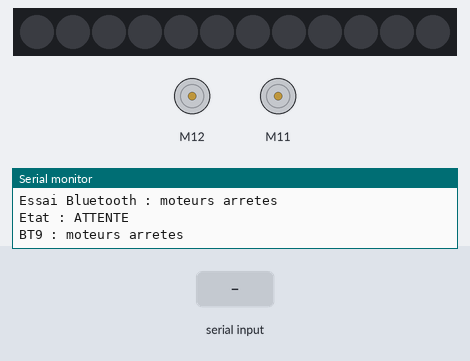
This sketch was run on a simulated Arduino Uno, built with avr-gcc and run on an emulated ATmega328P. Shown: 2 × DC motor (green arrow = forward, orange = backward, longer = faster), 12 RGB LEDs in strip order, left to right, the last lines printed to the serial monitor. Inputs (shaded band) come from the test bench. Dim RGB values are drawn brighter than linear.

Above: at 1.2 s.
1.3 s: "cal\n" received over Serial
At 2.1 s:
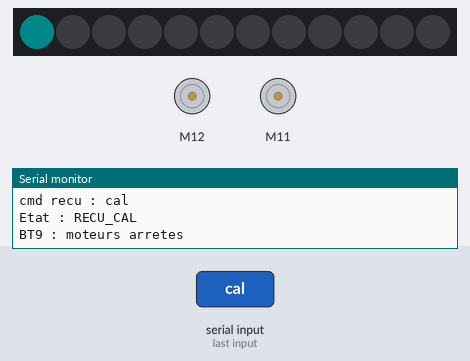
2.8 s: byte 255 (0xFF) received over Serial
At 5.2 s:
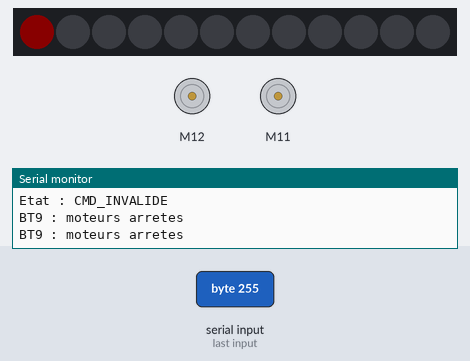
Timing chart, 0 to 6.7 s (numbered marks = the images above; inputs shaded):
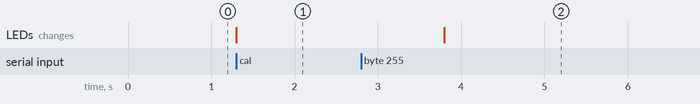

The sketch:

partie_09_bluetooth.ino
```cpp
#include <MeAuriga.h>
#include <string.h>

const byte intensiteLed = 10;
const unsigned long periodeMessages = 1000;

MeRGBLed led(PORT0, 12);
MeEncoderOnBoard encoderLeft(SLOT2);
MeEncoderOnBoard encoderRight(SLOT1);

enum Etat {ATTENTE, RECU_CAL, RECU_LIGNE, RECU_LAB3, CMD_INVALIDE};
Etat appState = ATTENTE;
bool firstTime = true;
unsigned long currentTime = 0;

void arreterMoteurs() {
  encoderLeft.setTarPWM(0);
  encoderRight.setTarPWM(0);
  encoderLeft.setMotorPwm(0);
  encoderRight.setMotorPwm(0);
}

void changerEtat(Etat prochain) {
  arreterMoteurs();
  if (appState != prochain) {
    appState = prochain;
    firstTime = true;
  }
}

bool estMessageService(const char* commande) {
  return strcmp(commande, "+ERROR:2") == 0 || strcmp(commande, "+READY") == 0;
}

void traiterCommande(const char* commande) {
  if (estMessageService(commande)) {
    static bool dejaAffiche = false;
    if (!dejaAffiche) {
      Serial.print("Info ignoree : ");
      Serial.println(commande);
    }
    dejaAffiche = true;
    return;
  }
  Serial.print("cmd recu : ");
  Serial.println(commande);
  if (strcmp(commande, "stop") == 0) changerEtat(ATTENTE);
  else if (strcmp(commande, "cal") == 0) changerEtat(RECU_CAL);
  else if (strcmp(commande, "ligne") == 0) changerEtat(RECU_LIGNE);
  else if (strcmp(commande, "lab3") == 0) changerEtat(RECU_LAB3);
  else {
    changerEtat(CMD_INVALIDE);
    Serial.println("cmd INCONNUE");
  }
}

void commandeTask() {
  static char commande[32];
  static byte longueur = 0;
  static byte enteteBluetooth = 0;
  static bool invalide = false;
  static bool tropLongue = false;
  static bool expiree = false;
  static int octetInvalide = -1;
  static unsigned long dernierCaractere = 0;
  unsigned long temps = millis();

  if ((longueur > 0 || invalide || enteteBluetooth != 0) && !expiree && temps - dernierCaractere >= 1000) {
    commande[longueur] = '\0';
    if (!invalide && estMessageService(commande)) {
      traiterCommande(commande);
      longueur = 0;
      enteteBluetooth = 0;
    } else {
      changerEtat(CMD_INVALIDE);
      Serial.println("cmd INCONNUE : message incomplet");
      invalide = true;
      expiree = true;
    }
  }

  for (int i = 0; i < 32 && Serial.available() > 0; i++) {
    byte caractere = Serial.read();
    dernierCaractere = temps;

    // Retirer FF 55 seulement s'il est present au debut.
    if (longueur == 0 && !invalide) {
      if (enteteBluetooth == 0 && caractere == 0xFF) {
        enteteBluetooth = 1;
        continue;
      }
      if (enteteBluetooth == 1) {
        enteteBluetooth = 2;
        if (caractere == 0x55) continue;
        invalide = true;
        octetInvalide = 0xFF;
      }
    }

    if (caractere == '\n' || caractere == '\r') {
      commande[longueur] = '\0';
      byte debut = 0;
      while (debut < longueur && (commande[debut] == ' ' || commande[debut] == '\t')) debut++;
      while (longueur > debut && (commande[longueur - 1] == ' ' || commande[longueur - 1] == '\t')) commande[--longueur] = '\0';

      if (invalide && !expiree) {
        changerEtat(CMD_INVALIDE);
        if (tropLongue) {
          Serial.println("cmd INCONNUE : message trop long");
        } else {
          Serial.print("cmd INCONNUE : octet invalide ");
          Serial.println(octetInvalide);
        }
      } else if (!invalide && longueur > debut) {
        traiterCommande(commande + debut);
      }
      longueur = 0;
      enteteBluetooth = 0;
      invalide = false;
      tropLongue = false;
      expiree = false;
      octetInvalide = -1;
    } else if (!invalide) {
      if ((caractere >= 32 && caractere <= 126) || caractere == '\t') {
        if (longueur < sizeof(commande) - 1) {
          commande[longueur++] = caractere;
        } else {
          invalide = true;
          tropLongue = true;
        }
      } else {
        invalide = true;
        octetInvalide = caractere;
      }
    }
  }
}

void etatReception(const char* nomEtat, byte rouge, byte vert, byte bleu) {
  if (!firstTime) return;
  firstTime = false;
  led.setColor(0, 0, 0);
  led.setColor(1, rouge, vert, bleu);
  led.show();
  Serial.print("Etat : ");
  Serial.println(nomEtat);
}

void stateManager() {
  switch (appState) {
    case ATTENTE: etatReception("ATTENTE", 0, 0, 0); break;
    case RECU_CAL: etatReception("RECU_CAL", 0, intensiteLed, intensiteLed); break;
    case RECU_LIGNE: etatReception("RECU_LIGNE", 0, intensiteLed, 0); break;
    case RECU_LAB3: etatReception("RECU_LAB3", 0, 0, intensiteLed); break;
    case CMD_INVALIDE: etatReception("CMD_INVALIDE", intensiteLed, 0, 0); break;
  }
}

void messageTask(unsigned long temps) {
  static unsigned long dernierMessage = 0;
  if (temps - dernierMessage < periodeMessages) return;
  dernierMessage = temps;
  Serial.println("BT9 : moteurs arretes");
}

void setup() {
  Serial.begin(115200);
  arreterMoteurs();
  led.setpin(44);
  led.setColor(0, 0, 0);
  led.show();
  Serial.println("Essai Bluetooth : moteurs arretes");
}

void loop() {
  arreterMoteurs();
  currentTime = millis();
  commandeTask();
  stateManager();
  messageTask(currentTime);
}
```

Measured:
- after the input at 1.3 s, the LEDs: change at once (image 1)
- after the input at 2.8 s, the LEDs: change after 1.0 s (image 2)
